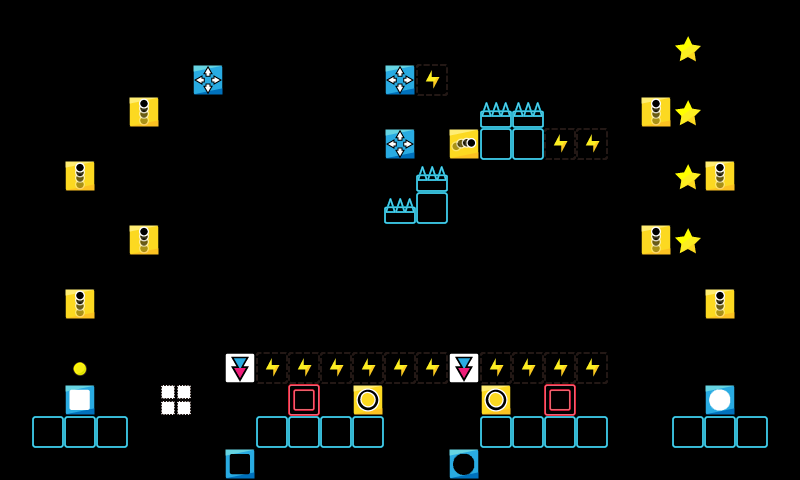

A 2D game scene composited from a Tiled map and its tileset images. What follows is a short description and the map's XML, with each tile layer's data collapsed to a summary:
An orthogonal 25x15 tile map with 32x32 px tiles, 1 tile layer (map).

<map version="1.2" tiledversion="1.3.1" orientation="orthogonal" renderorder="right-down" compressionlevel="0" width="25" height="15" tilewidth="32" tileheight="32" infinite="0" nextlayerid="3" nextobjectid="1">
 <properties>
  <property name="ad" value="false" />
 </properties>
 <tileset firstgid="1" name="map_tiles" tilewidth="32" tileheight="32" tilecount="225" columns="15">
  <image source="../../img/map_tiles.png" width="480" height="480" />
 </tileset>
 <layer id="1" name="map" width="25" height="15">
  <data>[375 cells, 62 non-empty, 16 distinct tile ids]</data>
 </layer>
 <objectgroup id="2" name="Object Layer 1" />
</map>
